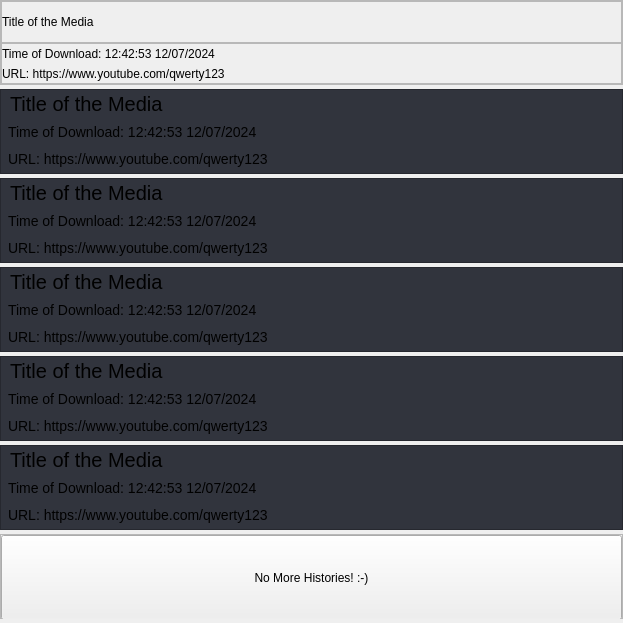
                   <widget class="QWidget" name="historyScrollContent">
                    <property name="geometry">
                     <rect>
                      <x>0</x>
                      <y>-204</y>
                      <width>623</width>
                      <height>623</height>
                     </rect>
                    </property>
                    <layout class="QVBoxLayout" name="verticalLayout_34">
                     <property name="spacing">
                      <number>4</number>
                     </property>
                     <property name="leftMargin">
                      <number>0</number>
                     </property>
                     <property name="topMargin">
                      <number>0</number>
                     </property>
                     <property name="rightMargin">
                      <number>0</number>
                     </property>
                     <property name="bottomMargin">
                      <number>0</number>
                     </property>
                     <item>
                      <widget class="QFrame" name="historyItem">
                       <property name="sizePolicy">
                        <sizepolicy hsizetype="Preferred" vsizetype="Expanding">
                         <horstretch>0</horstretch>
                         <verstretch>0</verstretch>
                        </sizepolicy>
                       </property>
                       <property name="minimumSize">
                        <size>
                         <width>0</width>
                         <height>85</height>
                        </size>
                       </property>
                       <property name="styleSheet">
                        <string notr="true"/>
                       </property>
                       <property name="frameShape">
                        <enum>QFrame::StyledPanel</enum>
                       </property>
                       <property name="frameShadow">
                        <enum>QFrame::Raised</enum>
                       </property>
                       <layout class="QVBoxLayout" name="verticalLayout_35">
                        <property name="spacing">
                         <number>0</number>
                        </property>
                        <property name="leftMargin">
                         <number>0</number>
                        </property>
                        <property name="topMargin">
                         <number>0</number>
                        </property>
                        <property name="rightMargin">
                         <number>0</number>
                        </property>
                        <property name="bottomMargin">
                         <number>0</number>
                        </property>
                        <item>
                         <widget class="QFrame" name="titleHistoryItemFrame">
                          <property name="frameShape">
                           <enum>QFrame::StyledPanel</enum>
                          </property>
                          <property name="frameShadow">
                           <enum>QFrame::Raised</enum>
                          </property>
                          <layout class="QVBoxLayout" name="verticalLayout_36">
                           <property name="spacing">
                            <number>0</number>
                           </property>
                           <property name="leftMargin">
                            <number>0</number>
                           </property>
                           <property name="topMargin">
                            <number>0</number>
                           </property>
                           <property name="rightMargin">
                            <number>0</number>
                           </property>
                           <property name="bottomMargin">
                            <number>0</number>
                           </property>
                           <item>
                            <widget class="QLabel" name="titleHistoryItemLabel">
                             <property name="styleSheet">
                              <string notr="true"/>
                             </property>
                             <property name="text">
                              <string>Title of the Media</string>
                             </property>
                            </widget>
                           </item>
                          </layout>
                         </widget>
                        </item>
                        <item>
                         <widget class="QFrame" name="dateURLHistoryFrame">
                          <property name="frameShape">
                           <enum>QFrame::StyledPanel</enum>
                          </property>
                          <property name="frameShadow">
                           <enum>QFrame::Raised</enum>
                          </property>
                          <layout class="QVBoxLayout" name="verticalLayout_37">
                           <property name="spacing">
                            <number>0</number>
                           </property>
                           <property name="leftMargin">
                            <number>0</number>
                           </property>
                           <property name="topMargin">
                            <number>0</number>
                           </property>
                           <property name="rightMargin">
                            <number>0</number>
                           </property>
                           <property name="bottomMargin">
                            <number>0</number>
                           </property>
                           <item>
                            <widget class="QLabel" name="dateHistoryItemLabel">
                             <property name="styleSheet">
                              <string notr="true"/>
                             </property>
                             <property name="text">
                              <string>Time of Download: 12:42:53 12/07/2024</string>
                             </property>
                            </widget>
                           </item>
                           <item>
                            <widget class="QLabel" name="urlHistoryItemLabel">
                             <property name="styleSheet">
                              <string notr="true"/>
                             </property>
                             <property name="text">
                              <string>URL: https://www.youtube.com/qwerty123</string>
                             </property>
                            </widget>
                           </item>
                          </layout>
                         </widget>
                        </item>
                       </layout>
                      </widget>
                     </item>
                     <item>
                      <widget class="QFrame" name="frame_35">
                       <property name="sizePolicy">
                        <sizepolicy hsizetype="Preferred" vsizetype="Expanding">
                         <horstretch>0</horstretch>
                         <verstretch>0</verstretch>
                        </sizepolicy>
                       </property>
                       <property name="minimumSize">
                        <size>
                         <width>0</width>
                         <height>85</height>
                        </size>
                       </property>
                       <property name="styleSheet">
                        <string notr="true">QFrame {
	background: #31343D;
}</string>
                       </property>
                       <property name="frameShape">
                        <enum>QFrame::StyledPanel</enum>
                       </property>
                       <property name="frameShadow">
                        <enum>QFrame::Raised</enum>
                       </property>
                       <layout class="QVBoxLayout" name="verticalLayout_38">
                        <property name="spacing">
                         <number>0</number>
                        </property>
                        <property name="leftMargin">
                         <number>0</number>
                        </property>
                        <property name="topMargin">
                         <number>0</number>
                        </property>
                        <property name="rightMargin">
                         <number>0</number>
                        </property>
                        <property name="bottomMargin">
                         <number>0</number>
                        </property>
                        <item>
                         <widget class="QLabel" name="label_20">
                          <property name="styleSheet">
                           <string notr="true">QLabel{
	font-size:20px;
	margin: 2px 4px;
}</string>
                          </property>
                          <property name="text">
                           <string>Title of the Media</string>
                          </property>
                         </widget>
                        </item>
                        <item>
                         <widget class="QLabel" name="label_21">
                          <property name="styleSheet">
                           <string notr="true">QLabel{
	font-size:14px;
	margin: 2px 4px;
}</string>
                          </property>
                          <property name="text">
                           <string>Time of Download: 12:42:53 12/07/2024</string>
                          </property>
                         </widget>
                        </item>
                        <item>
                         <widget class="QLabel" name="label_22">
                          <property name="styleSheet">
                           <string notr="true">QLabel{
	font-size:14px;
	margin: 2px 4px;
}</string>
                          </property>
                          <property name="text">
                           <string>URL: https://www.youtube.com/qwerty123</string>
                          </property>
                         </widget>
                        </item>
                       </layout>
                      </widget>
                     </item>
                     <item>
                      <widget class="QFrame" name="frame_3">
                       <property name="sizePolicy">
                        <sizepolicy hsizetype="Preferred" vsizetype="Expanding">
                         <horstretch>0</horstretch>
                         <verstretch>0</verstretch>
                        </sizepolicy>
                       </property>
                       <property name="minimumSize">
                        <size>
                         <width>0</width>
                         <height>85</height>
                        </size>
                       </property>
                       <property name="styleSheet">
                        <string notr="true">QFrame {
	background: #31343D;
}</string>
                       </property>
                       <property name="frameShape">
                        <enum>QFrame::StyledPanel</enum>
                       </property>
                       <property name="frameShadow">
                        <enum>QFrame::Raised</enum>
                       </property>
                       <layout class="QVBoxLayout" name="verticalLayout_39">
                        <property name="spacing">
                         <number>0</number>
                        </property>
                        <property name="leftMargin">
                         <number>0</number>
                        </property>
                        <property name="topMargin">
                         <number>0</number>
                        </property>
                        <property name="rightMargin">
                         <number>0</number>
                        </property>
                        <property name="bottomMargin">
                         <number>0</number>
                        </property>
                        <item>
                         <widget class="QLabel" name="label_29">
                          <property name="styleSheet">
                           <string notr="true">QLabel{
	font-size:20px;
	margin: 2px 4px;
}</string>
                          </property>
                          <property name="text">
                           <string>Title of the Media</string>
                          </property>
                         </widget>
                        </item>
                        <item>
                         <widget class="QLabel" name="label_26">
                          <property name="styleSheet">
                           <string notr="true">QLabel{
	font-size:14px;
	margin: 2px 4px;
}</string>
                          </property>
                          <property name="text">
                           <string>Time of Download: 12:42:53 12/07/2024</string>
                          </property>
                         </widget>
                        </item>
                        <item>
                         <widget class="QLabel" name="label_23">
                          <property name="styleSheet">
                           <string notr="true">QLabel{
	font-size:14px;
	margin: 2px 4px;
}</string>
                          </property>
                          <property name="text">
                           <string>URL: https://www.youtube.com/qwerty123</string>
                          </property>
                         </widget>
                        </item>
                       </layout>
                      </widget>
                     </item>
                     <item>
                      <widget class="QFrame" name="frame_2">
                       <property name="sizePolicy">
                        <sizepolicy hsizetype="Preferred" vsizetype="Expanding">
                         <horstretch>0</horstretch>
                         <verstretch>0</verstretch>
                        </sizepolicy>
                       </property>
                       <property name="minimumSize">
                        <size>
                         <width>0</width>
                         <height>85</height>
                        </size>
                       </property>
                       <property name="styleSheet">
                        <string notr="true">QFrame {
	background: #31343D;
}</string>
                       </property>
                       <property name="frameShape">
                        <enum>QFrame::StyledPanel</enum>
                       </property>
                       <property name="frameShadow">
                        <enum>QFrame::Raised</enum>
                       </property>
                       <layout class="QVBoxLayout" name="verticalLayout_40">
                        <property name="spacing">
                         <number>0</number>
                        </property>
                        <property name="leftMargin">
                         <number>0</number>
                        </property>
                        <property name="topMargin">
                         <number>0</number>
                        </property>
                        <property name="rightMargin">
                         <number>0</number>
                        </property>
                        <property name="bottomMargin">
                         <number>0</number>
                        </property>
                        <item>
                         <widget class="QLabel" name="label_30">
                          <property name="styleSheet">
                           <string notr="true">QLabel{
	font-size:20px;
	margin: 2px 4px;
}</string>
                          </property>
                          <property name="text">
                           <string>Title of the Media</string>
                          </property>
                         </widget>
                        </item>
                        <item>
                         <widget class="QLabel" name="label_27">
                          <property name="styleSheet">
                           <string notr="true">QLabel{
	font-size:14px;
	margin: 2px 4px;
}</string>
                          </property>
                          <property name="text">
                           <string>Time of Download: 12:42:53 12/07/2024</string>
                          </property>
                         </widget>
                        </item>
                        <item>
                         <widget class="QLabel" name="label_24">
                          <property name="styleSheet">
                           <string notr="true">QLabel{
	font-size:14px;
	margin: 2px 4px;
}</string>
                          </property>
                          <property name="text">
                           <string>URL: https://www.youtube.com/qwerty123</string>
                          </property>
                         </widget>
                        </item>
                       </layout>
                      </widget>
                     </item>
                     <item>
                      <widget class="QFrame" name="frame_7">
                       <property name="minimumSize">
                        <size>
                         <width>0</width>
                         <height>85</height>
                        </size>
                       </property>
                       <property name="styleSheet">
                        <string notr="true">QFrame {
	background: #31343D;
}</string>
                       </property>
                       <property name="frameShape">
                        <enum>QFrame::StyledPanel</enum>
                       </property>
                       <property name="frameShadow">
                        <enum>QFrame::Raised</enum>
                       </property>
                       <layout class="QVBoxLayout" name="verticalLayout_41">
                        <property name="spacing">
                         <number>0</number>
                        </property>
                        <property name="leftMargin">
                         <number>0</number>
                        </property>
                        <property name="topMargin">
                         <number>0</number>
                        </property>
                        <property name="rightMargin">
                         <number>0</number>
                        </property>
                        <property name="bottomMargin">
                         <number>0</number>
                        </property>
                        <item>
                         <widget class="QLabel" name="label_31">
                          <property name="styleSheet">
                           <string notr="true">QLabel{
	font-size:20px;
	margin: 2px 4px;
}</string>
                          </property>
                          <property name="text">
                           <string>Title of the Media</string>
                          </property>
                         </widget>
                        </item>
                        <item>
                         <widget class="QLabel" name="label_28">
                          <property name="styleSheet">
                           <string notr="true">QLabel{
	font-size:14px;
	margin: 2px 4px;
}</string>
                          </property>
                          <property name="text">
                           <string>Time of Download: 12:42:53 12/07/2024</string>
                          </property>
                         </widget>
                        </item>
                        <item>
                         <widget class="QLabel" name="label_25">
                          <property name="styleSheet">
                           <string notr="true">QLabel{
	font-size:14px;
	margin: 2px 4px;
}</string>
                          </property>
                          <property name="text">
                           <string>URL: https://www.youtube.com/qwerty123</string>
                          </property>
                         </widget>
                        </item>
                       </layout>
                      </widget>
                     </item>
                     <item>
                      <widget class="QFrame" name="frame_31">
                       <property name="sizePolicy">
                        <sizepolicy hsizetype="Preferred" vsizetype="Expanding">
                         <horstretch>0</horstretch>
                         <verstretch>0</verstretch>
                        </sizepolicy>
                       </property>
                       <property name="minimumSize">
                        <size>
                         <width>0</width>
                         <height>85</height>
                        </size>
                       </property>
                       <property name="styleSheet">
                        <string notr="true">QFrame {
	background: #31343D;
}</string>
                       </property>
                       <property name="frameShape">
                        <enum>QFrame::StyledPanel</enum>
                       </property>
                       <property name="frameShadow">
                        <enum>QFrame::Raised</enum>
                       </property>
                       <layout class="QVBoxLayout" name="verticalLayout_43">
                        <property name="spacing">
                         <number>0</number>
                        </property>
                        <property name="leftMargin">
                         <number>0</number>
                        </property>
                        <property name="topMargin">
                         <number>0</number>
                        </property>
                        <property name="rightMargin">
                         <number>0</number>
                        </property>
                        <property name="bottomMargin">
                         <number>0</number>
                        </property>
                        <item>
                         <widget class="QLabel" name="label_32">
                          <property name="styleSheet">
                           <string notr="true">QLabel{
	font-size:20px;
	margin: 2px 4px;
}</string>
                          </property>
                          <property name="text">
                           <string>Title of the Media</string>
                          </property>
                         </widget>
                        </item>
                        <item>
                         <widget class="QLabel" name="label_33">
                          <property name="sizePolicy">
                           <sizepolicy hsizetype="Preferred" vsizetype="Preferred">
                            <horstretch>0</horstretch>
                            <verstretch>0</verstretch>
                           </sizepolicy>
                          </property>
                          <property name="styleSheet">
                           <string notr="true">QLabel{
	font-size:14px;
	margin: 2px 4px;
}</string>
                          </property>
                          <property name="text">
                           <string>Time of Download: 12:42:53 12/07/2024</string>
                          </property>
                         </widget>
                        </item>
                        <item>
                         <widget class="QLabel" name="label_34">
                          <property name="styleSheet">
                           <string notr="true">QLabel{
	font-size:14px;
	margin: 2px 4px;
}</string>
                          </property>
                          <property name="text">
                           <string>URL: https://www.youtube.com/qwerty123</string>
                          </property>
                         </widget>
                        </item>
                       </layout>
                      </widget>
                     </item>
                     <item>
                      <widget class="QFrame" name="historyLastItemFrame">
                       <property name="minimumSize">
                        <size>
                         <width>0</width>
                         <height>85</height>
                        </size>
                       </property>
                       <property name="styleSheet">
                        <string notr="true"/>
                       </property>
                       <property name="frameShape">
                        <enum>QFrame::StyledPanel</enum>
                       </property>
                       <property name="frameShadow">
                        <enum>QFrame::Raised</enum>
                       </property>
                       <layout class="QVBoxLayout" name="verticalLayout_42">
                        <property name="spacing">
                         <number>0</number>
                        </property>
                        <property name="leftMargin">
                         <number>0</number>
                        </property>
                        <property name="topMargin">
                         <number>0</number>
                        </property>
                        <property name="rightMargin">
                         <number>0</number>
                        </property>
                        <property name="bottomMargin">
                         <number>0</number>
                        </property>
                        <item>
                         <widget class="QPushButton" name="noMoreHistoryBtn">
                          <property name="sizePolicy">
                           <sizepolicy hsizetype="Minimum" vsizetype="Expanding">
                            <horstretch>0</horstretch>
                            <verstretch>0</verstretch>
                           </sizepolicy>
                          </property>
                          <property name="minimumSize">
                           <size>
                            <width>0</width>
                            <height>85</height>
                           </size>
                          </property>
                          <property name="maximumSize">
                           <size>
                            <width>16777215</width>
                            <height>16777215</height>
                           </size>
                          </property>
                          <property name="styleSheet">
                           <string notr="true"/>
                          </property>
                          <property name="text">
                           <string>No More Histories! :-)</string>
                          </property>
                         </widget>
                        </item>
                       </layout>
                      </widget>
                     </item>
                     <item>
                      <spacer name="historySpacer">
                       <property name="orientation">
                        <enum>Qt::Vertical</enum>
                       </property>
                       <property name="sizeHint" stdset="0">
                        <size>
                         <width>20</width>
                         <height>40</height>
                        </size>
                       </property>
                      </spacer>
                     </item>
                    </layout>
                   </widget>
